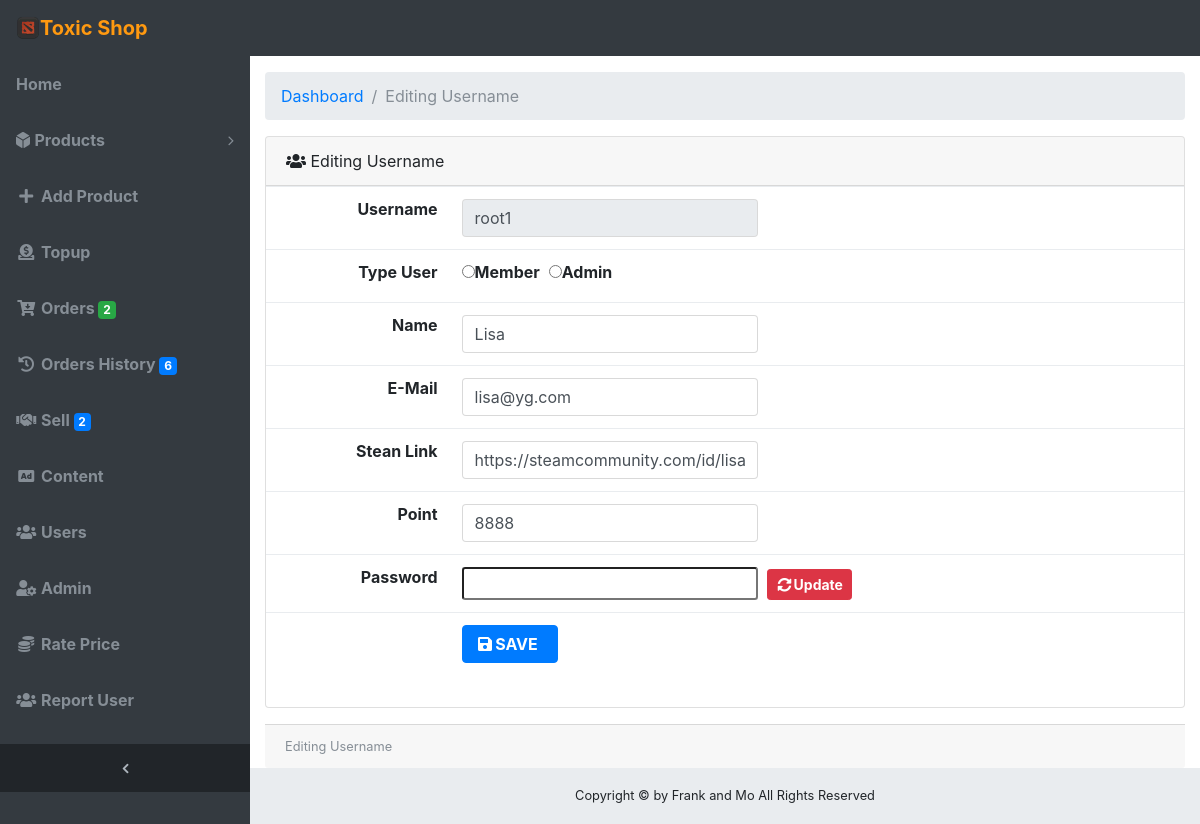
The app's page /dashboard/edituser.php?u_id=9 (signed in) with its own data.
### tables this page shows
CREATE TABLE `users` (
  `u_id` int(10) NOT NULL,
  `username` varchar(100) NOT NULL,
  `password` varchar(100) NOT NULL,
  `name` varchar(255) NOT NULL,
  `email` varchar(255) NOT NULL,
  `link` text NOT NULL,
  `status` varchar(1) NOT NULL DEFAULT '0',
  `date` datetime NOT NULL,
  `point` varchar(255) NOT NULL DEFAULT '0'
);

### dashboard/edituser.php (the view, shortened to what this page needs)
<?php
  require_once '../config/check.php';
  require_once '../config/connectdb.php';
  $sqledituser= "SELECT * FROM users Where u_id = '".$_GET['u_id']."'";
  $resultedituser = mysqli_query($conn,$sqledituser);
  $dataedituser = mysqli_fetch_array($resultedituser);
?>
<!DOCTYPE html>
<html lang="en">
  <head>
    <link href="vendor/bootstrap/css/bootstrap.min.css" rel="stylesheet">
  <link rel="stylesheet" href="https://use.fontawesome.com/releases/v5.7.2/css/all.css">
    <link href="vendor/datatables/dataTables.bootstrap4.css" rel="stylesheet">
    <link href="css/sb-admin.css" rel="stylesheet">
  </head>
  <body class="fixed-nav sticky-footer bg-dark" id="page-top">
    <?php require_once 'navbar.php'; ?>
    <ul class="navbar-nav sidenav-toggler">
          <li class="nav-item">
            <a class="nav-link text-center" id="sidenavToggler">
              <i class="fa fa-fw fa-angle-left"></i>
            </a>
          </li>
        </ul>
      </div>
    </nav>
    <div class="content-wrapper">
      <div class="container-fluid">
        <ol class="breadcrumb">
          <li class="breadcrumb-item">
            <a href="index.php">Dashboard</a>
          </li>
          <li class="breadcrumb-item active">Editing Username</li>
        </ol>
        <div class="card mb-3">
          <div class="card-header">
            <i class="fas fa-users"></i>
            Editing Username
          </div>
            <form method="post" action="" enctype="multipart/form-data">
            <div class="table-responsive">
              <table class="table " width="50%" cellspacing="0">
                <tbody>
                  <tr>
                    <td width="20%" align="right">  <label for="u_id"><b>Username </b></label></td>
                    <td width="80%" ><input class="form-control col-5" id="username" name="username" type="text" placeholder="" required value="<?php echo $dataedituser['username'];?>" readonly></td>
                  </tr>
                  <tr>
                    <td width="20%" align="right">  <label for="u_status"><b>Type User</b></label></td>
                    <td width="80%" >
                    <input required name="u_status" type="radio" value="0" ><b>Member</b>&nbsp;
                    <input required name="u_status" type="radio" value="1" ><b>Admin</b>
                  </td>
                  </tr>
                  <tr>
                    <td width="20%" align="right">  <label for="u_name"><b>Name</b></label></td>
                    <td width="80%" ><input class="form-control col-5" id="u_name" name="u_name" type="text" placeholder="" required value="<?php echo $dataedituser['name'];?>"></td>
                  </tr>
                  <tr>
                    <td width="20%" align="right">  <label for="email"><b>E-Mail</b></label></td>
                    <td width="80%" ><input class="form-control col-5" id="email" name="email" type="text" placeholder=""  value="<?php echo $dataedituser['email'];?>"></td>
                  </tr>
                  <tr>
                    <td width="20%" align="right">  <label for="steam"><b>Stean Link</b></label></td>
                    <td width="80%" ><input class="form-control col-5" id="steam" name="steam" type="text" placeholder="" required value="<?php echo $dataedituser['link'];?>"></td>
                  </tr>
                  <tr>
                    <td width="20%" align="right">   <label for="point"><b>Point</b></label></td>
                    <td width="80%" ><input class="form-control col-5" id="point" name="point" type="text" placeholder="" required value="<?php echo $dataedituser['point'];?>"></td>
                  </tr>
                  <tr>
                    <td width="20%" align="right">  <label for="password"><b>Password</b></label>  </td>
                    <td width="80%" >
                    <form role="form" action="edituser.php?u_id=<?=$dataedituser['u_id'];?>" method="POST" id="updatepassword" name="updatepassword" >
                    <input id="name" class="form-control-sm col-5" name="updatepassword" type="text" value="">&nbsp;
                    <button class="btn btn-danger btn-sm" type="submit" name="submitpassword"><b><i class="fas fa-sync-alt fa-fw"></i>Update<b></button>
                    </form>
                    </td>
                  </tr>
                  <tr>
                  <td></td>
                    <td align="left"><button id="submit" name="submit" class="btn btn-primary"><i class="fas fa-save fa-fw"></i><b>SAVE &nbsp;</b></button></td>
                  </tr>
                </tbody>
    </table>
    </div>
    </form>
          </div>
          <div class="card-footer small text-muted">
          Editing Username
          </div>
        </div>
      </div>
    <?php require_once 'footer.php'; ?>
  </body>
</html>

### dashboard/css/sb-admin.css (style rules this page uses)
html { position: relative; min-height: 100%; }
body.sticky-footer { margin-bottom: 56px; }
body.sticky-footer .content-wrapper { min-height: calc(100vh - 56px - 56px); }
body.fixed-nav { padding-top: 56px; }
.content-wrapper { min-height: calc(100vh - 56px); padding-top: 1rem; }
#mainNav .navbar-collapse .navbar-nav .nav-item .nav-link { cursor: pointer; }
#mainNav .navbar-collapse .sidenav-toggler { display: none; }
#mainNav.fixed-top .sidenav-toggler { display: none; }
@media (min-width: 992px) { #mainNav.fixed-top .sidenav-toggler { position: absolute; top: 0; left: 0; display: flex; overflow-x: hidden; overflow-y: auto; -webkit-flex-direction: column; -ms-flex-direction: column; flex-direction: column; margin-top: calc(100vh - 56px); } }
@media (min-width: 992px) { #mainNav.fixed-top .sidenav-toggler > .nav-item { width: 250px; padding: 0; } }
@media (min-width: 992px) { #mainNav.fixed-top .sidenav-toggler > .nav-item > .nav-link { padding: 1em; } }
#mainNav.fixed-top.navbar-dark .sidenav-toggler { background-color: #212529; }
#mainNav.fixed-top.navbar-dark .sidenav-toggler a i { color: #adb5bd; }
.content-wrapper { overflow-x: hidden; background: white; }
@media (min-width: 992px) { .content-wrapper { margin-left: 250px; } }
#sidenavToggler i { font-weight: 800; }

### records on screen
users: username "root1", u_name "Lisa", email "lisa@yg.com", steam "https://steamcommunity.com/id/lisa", point "8888"

### other values on screen
$datacount['total'] "2"
$datacount1['total1'] "6"
$datacount2['total2'] "2"
